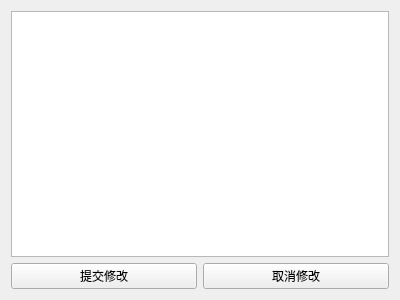
<?xml version="1.0" encoding="UTF-8"?>
<ui version="4.0">
 <class>OCRMenu</class>
 <widget class="QWidget" name="OCRMenu">
  <property name="geometry">
   <rect>
    <x>0</x>
    <y>0</y>
    <width>400</width>
    <height>300</height>
   </rect>
  </property>
  <property name="windowTitle">
   <string>OCR</string>
  </property>
  <layout class="QVBoxLayout" name="verticalLayout">
   <item>
    <widget class="QTextEdit" name="textEdit"/>
   </item>
   <item>
    <layout class="QHBoxLayout" name="horizontalLayout">
     <item>
      <widget class="QPushButton" name="commitButton">
       <property name="text">
        <string>提交修改</string>
       </property>
      </widget>
     </item>
     <item>
      <widget class="QPushButton" name="cancelButton">
       <property name="text">
        <string>取消修改</string>
       </property>
      </widget>
     </item>
    </layout>
   </item>
  </layout>
 </widget>
 <resources/>
 <connections/>
</ui>
